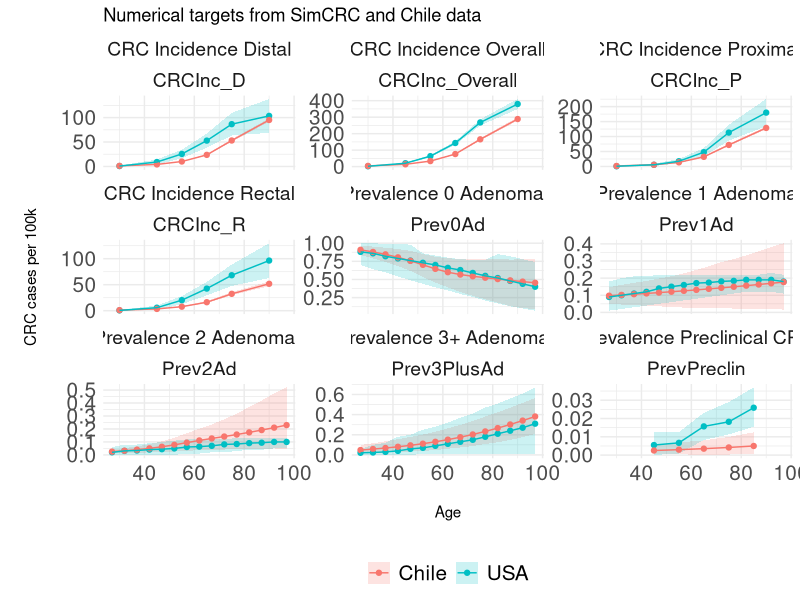
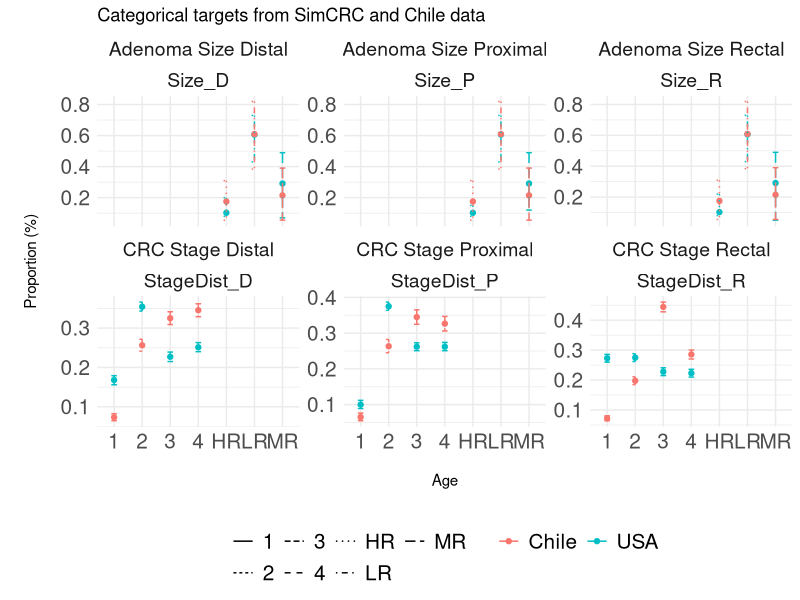
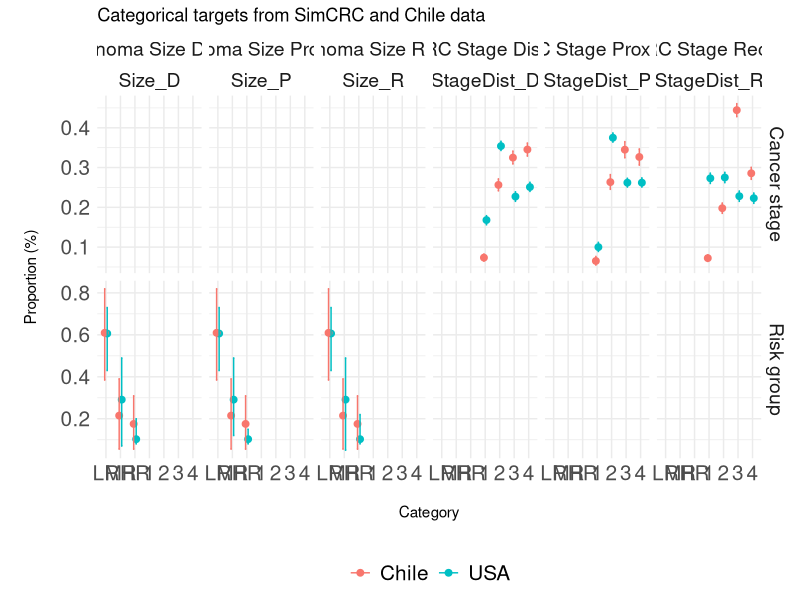
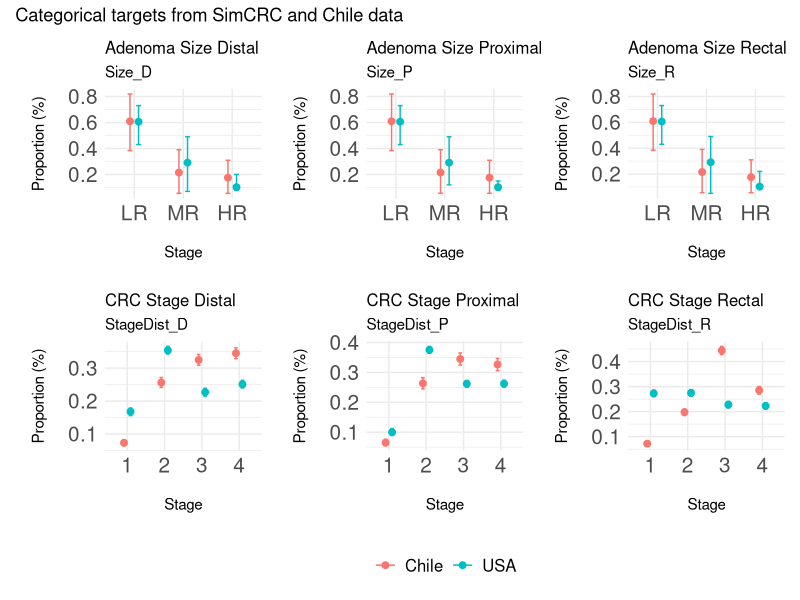
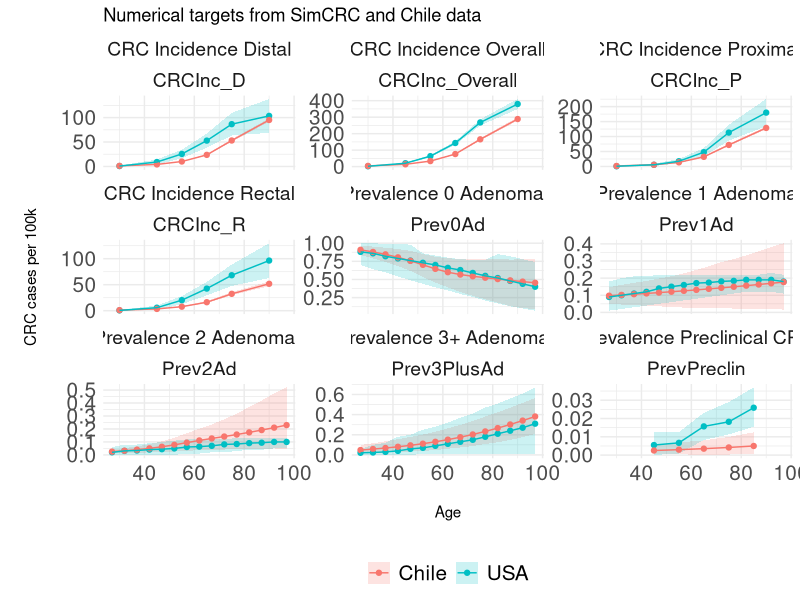
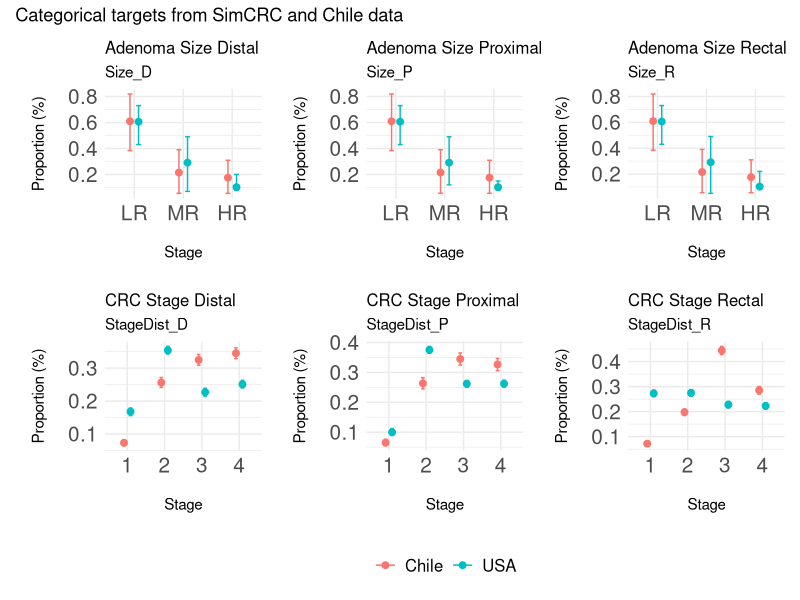

Generate these figures, in order, with R:
# *****************************************************************************
#
# Script: 01_wrangle_targets.R
#
# Purpose: Wrangle targets data to compare countries and plot
#
# Author: Jorge Roa
#
# Date Created: 13 Jan 2026
#
# *****************************************************************************
#
# Notes:
#   
#
# *****************************************************************************



# 01 Load libraries ----------------------------------------------------------


library(tidyverse)
library(readxl)

# 02 Load and wrangle data ---------------------------------------------------

df_CH_targets <- read_xlsx("data-raw/true_target_simcrcRvCH.xlsx")

df_simcrc_targets <- read_csv("data-raw/20220909_simcrc_targets.csv")

df_targets_US_CH <- bind_rows(df_simcrc_targets %>% mutate(country = "USA"), 
                              df_CH_targets%>% mutate(country = "Chile"))

# Add names

df_targets_US_CH <- df_targets_US_CH %>%
  mutate(names = case_when(
    target_groups == "CRCInc_Overall" ~ "CRC Incidence Overall",
    target_groups == "CRCInc_P" ~ "CRC Incidence Proximal",
    target_groups == "CRCInc_D" ~ "CRC Incidence Distal",
    target_groups == "CRCInc_R" ~ "CRC Incidence Rectal",
    target_groups == "Prev0Ad" ~ "Prevalence 0 Adenomas",
    target_groups == "Prev1Ad" ~ "Prevalence 1 Adenoma",
    target_groups == "Prev2Ad" ~ "Prevalence 2 Adenomas",
    target_groups == "Prev3PlusAd" ~ "Prevalence 3+ Adenomas",
    target_groups == "PrevPreclin" ~ "Prevalence Preclinical CRC",
    target_groups == "Size_D" ~ "Adenoma Size Distal",
    target_groups == "Size_P" ~ "Adenoma Size Proximal",
    target_groups == "Size_R" ~ "Adenoma Size Rectal",
    target_groups == "StageDist_D" ~ "CRC Stage Distal",
    target_groups == "StageDist_P" ~ "CRC Stage Proximal",
    target_groups == "StageDist_R" ~ "CRC Stage Rectal",
    TRUE ~ target_groups
  ))

ggplot(df_targets_US_CH %>% filter(is.na(stage)), aes(x = age, y = targets, group = country, color = country)) +
  geom_ribbon(aes(ymin = stopping_lower_bounds, ymax = stopping_upper_bounds, fill = country), alpha = 0.2, color = NA) +
  geom_point() +
  geom_line() +
  facet_wrap(names~target_groups, scales = "free_y") +
  labs(title = "Numerical targets from SimCRC and Chile data",
       x = "\nAge\n",
       y = "\nCRC cases per 100k\n") +
  theme_minimal() +
  theme(legend.position = "bottom",
        legend.text = element_text(size = 15),
        legend.title = element_blank(),
        axis.text = element_text(size = 15),
        strip.text = element_text(size = 14)
  )

ggsave("figs/SimCRC_CH_NUM_targets.png", width = 15, height = 9, dpi = 300)


#Plot Categorical targets

cat_data <- df_targets_US_CH %>% filter(!is.na(stage))

unique(cat_data$stage)

ggplot(df_targets_US_CH %>% filter(!is.na(stage)), aes(x = stage, y = targets, group = country, color = country, linetype = stage)) +
  geom_point() +
  #add error bars
  geom_errorbar(aes(ymin = stopping_lower_bounds, ymax = stopping_upper_bounds), width = 0.2) +
  facet_wrap(names~target_groups, scales = "free_y") +
  labs(title = "Categorical targets from SimCRC and Chile data",
       x = "\nAge\n",
       y = "\nProportion (%)\n") +
  theme_minimal() +
  theme(legend.position = "bottom",
        legend.text = element_text(size = 15),
        legend.title = element_blank(),
        axis.text = element_text(size = 15),
        strip.text = element_text(size = 14)
  )

library(dplyr)
library(ggplot2)

cat_data <- df_targets_US_CH %>%
  filter(!is.na(stage)) %>%
  mutate(
    stage = as.character(stage),
    stage_type = if_else(stage %in% c("LR","MR","HR"), "Risk group", "Cancer stage"),
    stage_x = factor(
      stage,
      levels = c("LR","MR","HR","1","2","3","4")
    )
  )

ggplot(
  cat_data,
  aes(x = stage_x, y = targets, group = country, color = country)
) +
  geom_point(position = position_dodge(width = 0.35), size = 2) +
  geom_errorbar(
    aes(ymin = stopping_lower_bounds, ymax = stopping_upper_bounds),
    width = 0.2,
    position = position_dodge(width = 0.35)
  ) +
  facet_grid(stage_type ~ names + target_groups, scales = "free_y", space = "free_x") +
  labs(
    title = "Categorical targets from SimCRC and Chile data",
    x = "\nCategory\n",
    y = "\nProportion (%)\n"
  ) +
  theme_minimal() +
  theme(
    legend.position = "bottom",
    legend.text = element_text(size = 15),
    legend.title = element_blank(),
    axis.text = element_text(size = 15),
    strip.text = element_text(size = 14)
  )

library(dplyr)
library(ggplot2)
library(patchwork)

cat_data <- df_targets_US_CH %>%
  filter(!is.na(stage)) %>%
  mutate(
    stage = as.character(stage),
    stage = factor(stage, levels = c("LR","MR","HR","1","2","3","4")),
    names = as.character(names)
  )

target_names <- sort(unique(cat_data$names))

plots <- vector("list", length(target_names))

for (i in seq_along(target_names)) {
  
  nm <- target_names[[i]]
  d_i <- cat_data %>% filter(names == nm)
  
  plots[[i]] <-
    ggplot(d_i, aes(x = stage, y = targets, group = country, color = country)) +
    geom_point(position = position_dodge(width = 0.35), size = 2) +
    geom_errorbar(
      aes(ymin = stopping_lower_bounds, ymax = stopping_upper_bounds),
      width = 0.2,
      position = position_dodge(width = 0.35)
    ) +
    labs(
      title =  nm,
      subtitle = unique(d_i$target_groups),
      x = "\nStage\n",
      y = "\nProportion (%)\n",
      color = NULL
    ) +
    theme_minimal() +
    theme(
      legend.position = "bottom",   # keep legends so patchwork can collect
      legend.text = element_text(size = 12),
      axis.text.x = element_text(size = 15),
      axis.text.y = element_text(size = 15),
      plot.title  = element_text(size = 12)
    )
}


  wrap_plots(plots, ncol = 3) +
  plot_layout(guides = "collect") +
  plot_annotation(title = "Categorical targets from SimCRC and Chile data") &
  theme(legend.position = "bottom")

  ggsave("figs/SimCRC_CH_CAT_targets.png", width = 15, height = 9, dpi = 300)
